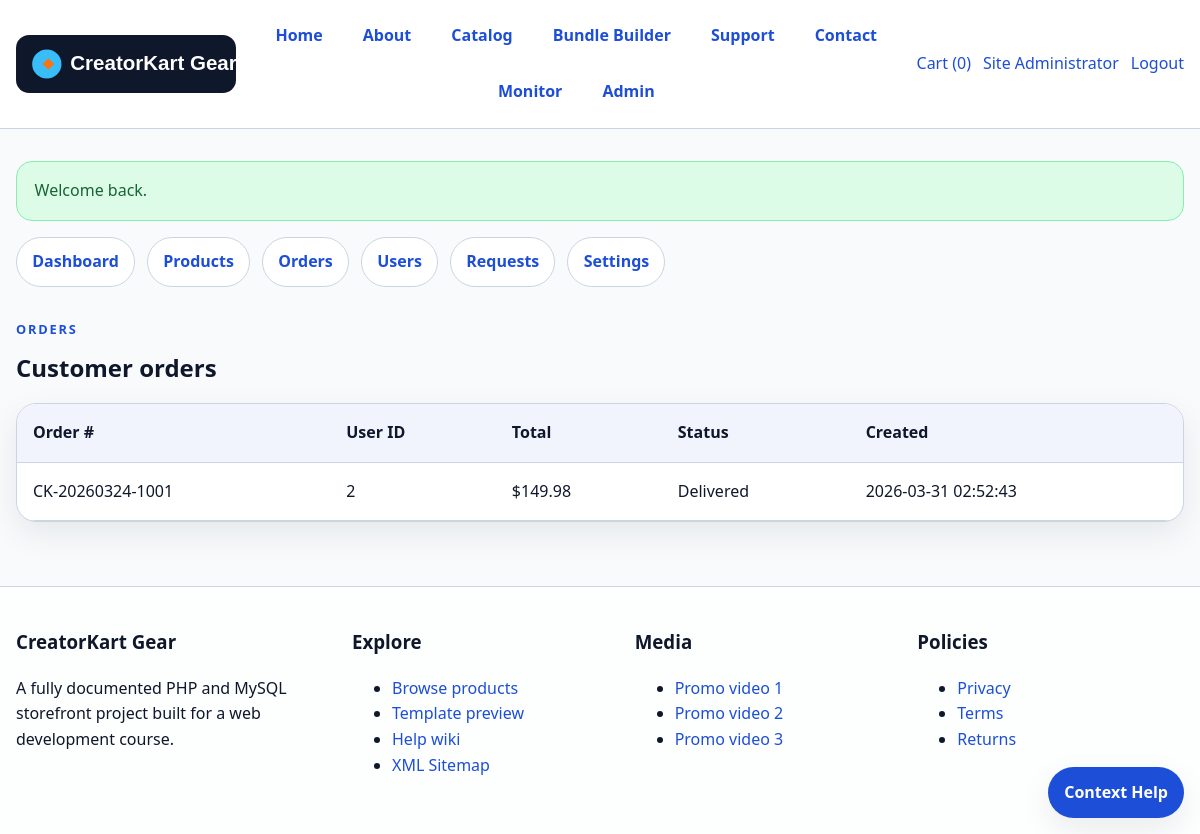
Screenshot of /orders.php (signed in) with the database file from the repository.
### tables this page shows
CREATE TABLE orders (
    id INT AUTO_INCREMENT PRIMARY KEY,
    user_id INT NOT NULL,
    order_number VARCHAR(60) NOT NULL,
    total_amount DECIMAL(10,2) NOT NULL,
    shipping_address TEXT NOT NULL,
    order_notes TEXT NULL,
    status VARCHAR(50) NOT NULL DEFAULT 'Processing',
    created_at DATETIME NOT NULL,
    CONSTRAINT fk_orders_user FOREIGN KEY (user_id) REFERENCES users(id) ON DELETE CASCADE
);

### functions.php (called while the page is built, shortened)
<?php
function e(?string $value): string
{
    return htmlspecialchars((string) $value, ENT_QUOTES, 'UTF-8');
}
function currency(float $amount): string
{
    global $config;
    return ($config['currency_symbol'] ?? '$') . number_format($amount, 2);
}

### config.php (called while the page is built)
<?php
return [
    'site_name' => 'CreatorKart Gear',
    'base_url'  => '',
    'db' => [
        'host' => 'localhost',
        'name' => 'YOUR_MYSQL_DATABASE',
        'user' => 'YOUR_MYSQL_USERNAME',
        'pass' => 'YOUR_MYSQL_PASSWORD',
        'port' => 3306,
    ],
    'uploads_dir' => __DIR__ . '/uploads',
    'default_theme' => 'classic',
    'currency_symbol' => '$',
    'demo_admin_email' => 'admin@creatorkart.local',
];

### bootstrap.php (called while the page is built, shortened)
<?php
$config = require __DIR__ . '/../config.php';
require_once __DIR__ . '/functions.php';

### orders.php (the view, shortened to what this page needs)
<?php
require_once __DIR__ . '/../includes/bootstrap.php';
$db = db();
$orders = [];
if ($db) {
    $result = $db->query("SELECT * FROM orders ORDER BY created_at DESC");
    $orders = $result ? $result->fetch_all(MYSQLI_ASSOC) : [];
}
include __DIR__ . '/../includes/header.php';
include __DIR__ . '/_nav.php';
?>
<section class="section-head">
    <div>
        <p class="eyebrow">Orders</p>
        <h1>Customer orders</h1>
    </div>
</section>
<div class="table-wrap">
    <table class="data-table">
        <thead>
            <tr>
                <th>Order #</th>
                <th>User ID</th>
                <th>Total</th>
                <th>Status</th>
                <th>Created</th>
            </tr>
        </thead>
        <tbody>
            <?php foreach ($orders as $order): ?>
                <tr>
                    <td><?= e($order['order_number']) ?></td>
                    <td><?= (int) $order['user_id'] ?></td>
                    <td><?= currency((float) $order['total_amount']) ?></td>
                    <td><?= e($order['status']) ?></td>
                    <td><?= e($order['created_at']) ?></td>
                </tr>
            <?php endforeach; ?>
        </tbody>
    </table>
</div>
<?php include __DIR__ . '/../includes/footer.php'; ?>

### style.css (style rules this page uses)
:root { --bg: #f8fafc; --panel: #ffffff; --panel-alt: #e2e8f0; --text: #0f172a; --muted: #475569; --accent: #1d4ed8; --accent-2: #f97316; --border: #cbd5e1; --success: #15803d; --danger: #b91c1c; --warning: #b45309; --shadow: 0 12px 32px rgba(15, 23, 42, 0.08); --radius: 20px; --container: 1180px; --hero-gradient: linear-gradient(135deg, #dbeafe 0%, #f8fafc 60%, #ffedd5 100%); --font-stack: "Segoe UI", Arial, Helvetica, sans-serif; }
* { box-sizing: border-box; }
html { scroll-behavior: smooth; }
body { margin: 0; background: var(--bg); color: var(--text); font-family: var(--font-stack); line-height: 1.6; }
.eyebrow { text-transform: uppercase; letter-spacing: 0.14em; font-size: 0.8rem; font-weight: 800; color: var(--accent); margin: 0 0 0.6rem; }
.section-head { display: flex; gap: 1rem; justify-content: space-between; align-items: end; margin: 2rem 0 1rem; }
.section-head h1, .section-head h2 { margin: 0; }
.table-wrap { overflow-x: auto; background: var(--panel); border: 1px solid var(--border); border-radius: var(--radius); box-shadow: var(--shadow); }
.data-table { width: 100%; border-collapse: collapse; }
.data-table th, .data-table td { padding: 1rem; border-bottom: 1px solid var(--border); text-align: left; vertical-align: top; }
.data-table th { background: color-mix(in srgb, var(--accent) 6%, white); }

### rows the page displays
orders: order_number "CK-20260324-1001", user "2", total_amount "$149.98", status "Delivered", created_at "2026-03-31 02:52:43"

### other values shown
cart_count() "0"
$currentUser['full_name'] "Site Administrator"
$flash['message'] "Welcome back."
